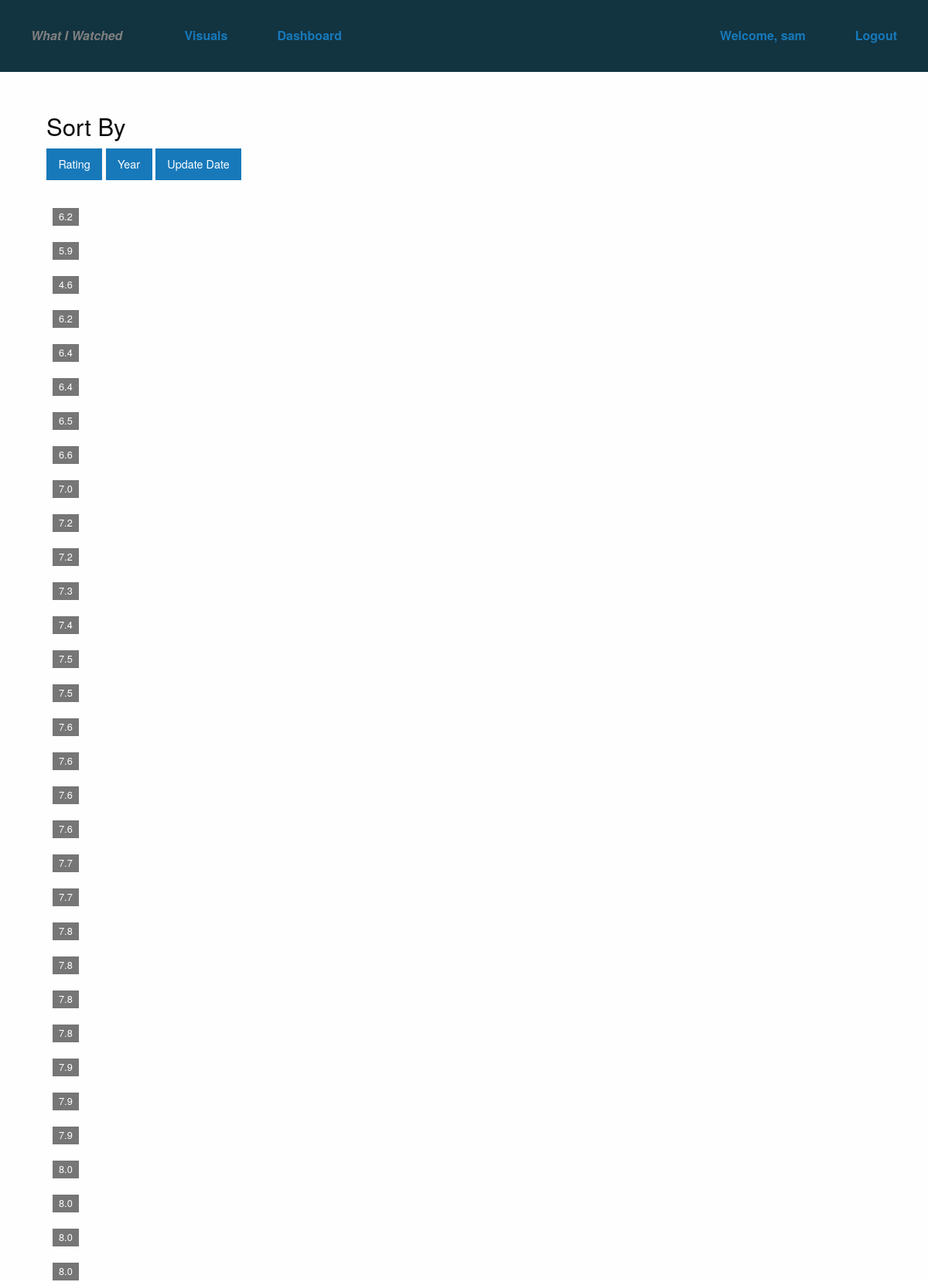
Page /visual/ (signed in, upper part) on the committed database.
### visual/models.py (models this page shows, shortened)
class Visual(models.Model):
    title = models.CharField(max_length=60, blank=True)
    watched = models.BooleanField(default=True)
    douban_id = models.CharField(max_length=60, unique=True)
    imdb_id = models.CharField(max_length=60, blank=True)
    date_watched = models.DateTimeField(auto_now_add = True)
    date_updated = models.DateTimeField(auto_now = True)
    original_title = models.CharField(max_length=60, blank=True)
    year = models.IntegerField(blank=True, default=0)
    rating = models.FloatField(blank=True, default=0.0)
    images = models.TextField(blank=True)
    summary = models.TextField(blank=True)
    visual_type = models.ManyToManyField(Type, blank=True)
    favorite = models.ManyToManyField(User, blank=True)
    class Meta:
        ordering = ['-rating']

### visual/views.py (the view)
def home(request):
    user = request.user
    current_path = request.get_full_path()
    sort = request.GET.get('sort')
    if sort:
        visuals = Visual.objects.order_by('-' + sort)
    else:
        visuals = Visual.objects.order_by('-date_updated')
    return render(request, 'visual/home.html', {'visuals' : visuals, 'user' : user, 'current_path' : current_path})

### templates/visual/home.html
{% extends "common/base.html" %}
{% block content %}
<div class="row">
    <h3>Sort By</h3>
    <a class="button" href="/visual?sort=rating">Rating</a>
    <a class="button" href="/visual?sort=year">Year</a>
    <a class="button" href="/visual?sort=date_updated">Update Date</a>
</div>
{% include "visual/visual_list.html" with visuals=visuals %}
{% endblock %}

### templates/common/base.html (shortened to what this page needs)
<!DOCTYPE html>
{% load staticfiles %}
<html class="no-js" lang="en">
    <head>
        <link rel="stylesheet" href="https://cdn.jsdelivr.net/foundation/6.2.1/foundation.min.css">
        <link href="{% static 'visual/css/main.css' %}" rel="stylesheet">
    </head>
    <body>
        <div class="top-bar stacked-for-medium" id="menu">
            <div class="top-bar-title">
                <ul class="menu">
                    <li class="menu-text"><a id="logo" href="/">What I Watched</a></li>
                </ul>
            </div>
            <div class="top-bar-left">
                <ul class="dropdown menu" data-dropdown-menu>
                    <li class="menu-text"><a href="/visual">Visuals</a></li>
                    {% if user.is_superuser %}
                    <li class="menu-text"><a href="/dashboard">Dashboard</a></li>
                    {% endif %}
                </ul>
            </div>
            <div class="top-bar-right">
                <ul class="menu">
                    {% if not user.is_authenticated %}
                    <li class="menu-text"><a href="/login">Login</a></li>
                    <li class="menu-text"><a href="/register">Register</a></li>
                    {% else %}
                    {% if user.is_superuser %}
                    <li class="menu-text"><a href="userprofile/{{user.id}}">Welcome, {{ user.username }}</a></li>
                    {% else %}
                    <li class="menu-text">Welcome, {{ user.username }}</li>
                    {% endif %}
                    <li class="menu-text"><a href="/logout?redirect={{ current_path }}">Logout</a></li>
                    {% endif %}
                </ul>
            </div>
        </div>
        <div class="container">
        {% block content %}
        {% endblock %}
        </div>
    </body>
</html>

### templates/visual/visual_list.html (shortened to what this page needs)
<div class="row visuals">
    {% for visual in visuals %}
    <div class="columns large-2 medium-4 small-6 visual-wrapper">
        <a href="{% url 'visual:detail' visual.id %}">
        <div class="visual success">
            <div class="visual-content">
            </div>
            <div class="rating label secondary">
                {{ visual.rating }}
            </div>
        </div>
        </a>
    </div>
    {% endfor %}
</div>

### visual/static/visual/css/main.css (style rules this page uses)
html { overflow-y:scroll }
.container { margin-top:3rem;padding:0 5% }
.visual-wrapper { padding-left:.5rem;padding-right:.5rem }
.top-bar,.top-bar ul { background:#123340 }
#logo { font-style:italic;font-family:inherit;color:#7f7f7f }
.visual { transition:all 0.5s linear;position:relative }
.visual .rating { position:absolute;top:0;left:0 }
.columns { margin-bottom:20px }

### rows in the picture
Visual: rating "6.2"
Visual: rating "5.9"
Visual: rating "4.6"
Visual: rating "6.2"
Visual: rating "6.4"
Visual: rating "6.4"
Visual: rating "6.5"
Visual: rating "6.6"
Visual: rating "7.0"
Visual: rating "7.2"
Visual: rating "7.2"
Visual: rating "7.3"
Visual: rating "7.4"
Visual: rating "7.5"
Visual: rating "7.5"
Visual: rating "7.6"
Visual: rating "7.6"
Visual: rating "7.6"
Visual: rating "7.6"
Visual: rating "7.7"
Visual: rating "7.7"
Visual: rating "7.8"
Visual: rating "7.8"
Visual: rating "7.8"
Visual: rating "7.8"
Visual: rating "7.9"
Visual: rating "7.9"
Visual: rating "7.9"
Visual: rating "8.0"
Visual: rating "8.0"
Visual: rating "8.0"
Visual: rating "8.0"

### other values in the picture
{{ user.username }} "sam"
